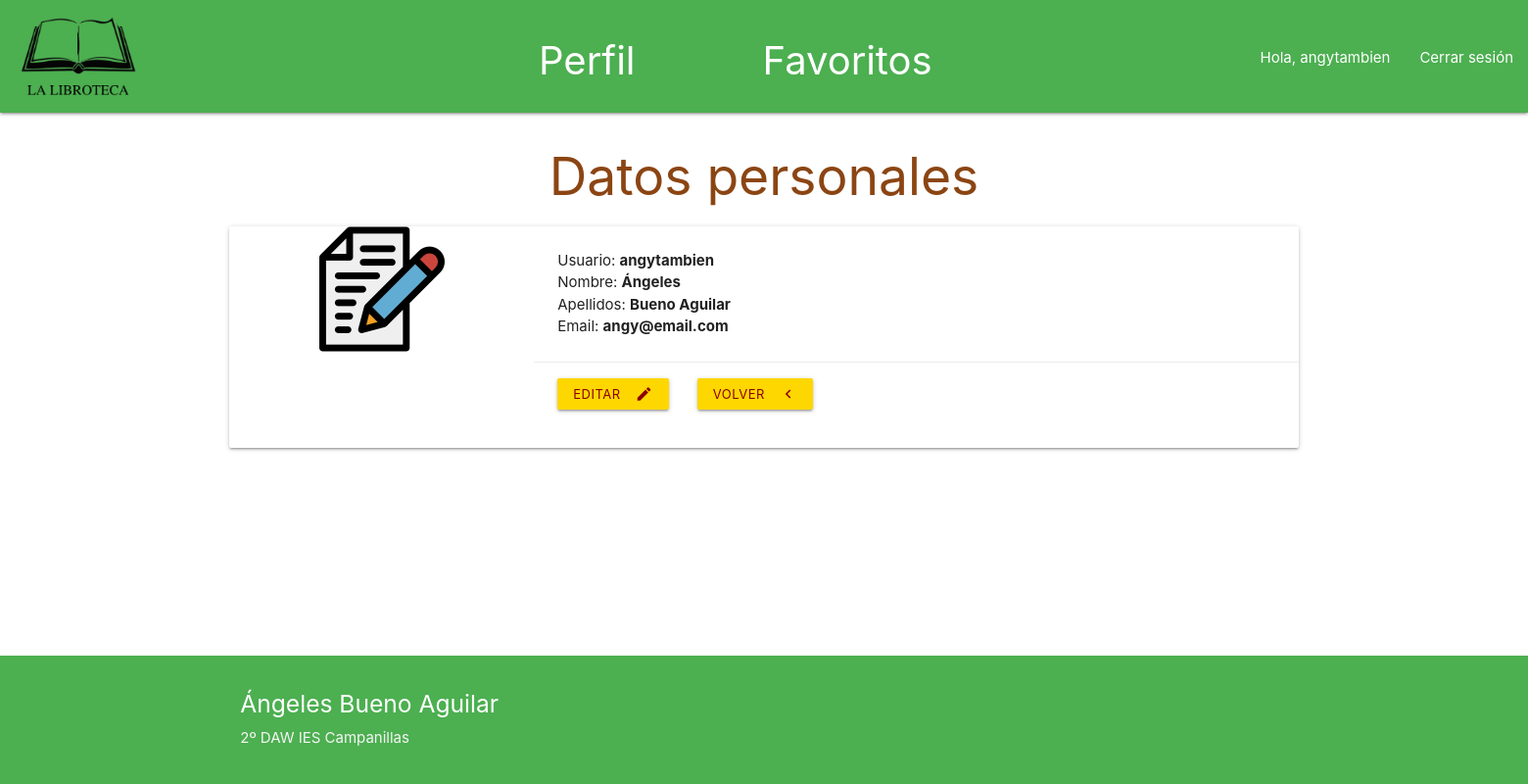
Page /perfil.php (signed in) on the committed database.
### tables this page shows
CREATE TABLE IF NOT EXISTS `usuario` (
  `idUsuario` int(11) NOT NULL AUTO_INCREMENT,
  `usuario` varchar(15) NOT NULL,
  `password` varchar(33) NOT NULL,
  `nombre` varchar(100) NOT NULL,
  `apellidos` varchar(100) NOT NULL,
  `email` varchar(100) NOT NULL,
  PRIMARY KEY (`idUsuario`)
);

### libs/Sesion.php (called while the page is built, shortened)
<?php
	require_once "Usuario.php" ;
	class Sesion {
		private $expire_time = 300;
		private $usuario          = null ;
		private static $instancia = null ;
		public function getUser():Usuario
		{
			return $this->usuario ;
		}
		public static function iniciarSesion()
		{
			if (isset($_SESSION["session"])):
				self::$instancia = unserialize($_SESSION["session"]) ;
			else:
				if (is_null(self::$instancia)):
					self::$instancia = new Sesion() ;
				endif ;
			endif ;
			return self::$instancia ;
		}
		private function isExpired()
		{
			$tme_log = $_SESSION["time"] ;
			$tme_act = time() ;
			return (($tme_act - $tme_log) > $this->expire_time) ;
		}
		private function isLogged()
		{
			return !empty($_SESSION) ;
		}
		public function checkActiveSession()
		{
			if ($this->isLogged()):
				if ($this->isExpired()):
                    header("location:http://libroteca.epizy.com/disconnect.php");
					$this->close() ;
					return false ;
				else:
					return true ;
				endif ;
			else:
				return false ;
			endif ;
		}
	}

### libs/Usuario.php (called while the page is built, shortened)
<?php
	class Usuario {
		public function __get($prop)
		{
			return $this->$prop ;
		}
	}

### perfil.php (the view, shortened to what this page needs)
<?php
require_once "libs/Sesion.php" ;
require_once "libs/Usuario.php" ;
$ses = Sesion::iniciarSesion() ;
$lnk = new mysqli("sql111.epizy.com","epiz_23053888","JnGYBbA35hYECtp","epiz_23053888_libroteca")
or	die("**Error de conexión: $lnk->connect_errno") ;
$lnk->set_charset("utf8") ;
if ($ses->checkActiveSession()):
  $usuario = $ses->getUser() ;
  $idUsuario = $usuario->idUsuario;
  $sql = $lnk->query("SELECT * FROM usuario WHERE idUsuario = '$idUsuario'");
  $usuarioArray = mysqli_fetch_assoc($sql);
  $userName = $usuarioArray["usuario"];
  $nombre = $usuarioArray["nombre"];
  $apellidos = $usuarioArray["apellidos"];
  $email = $usuarioArray["email"];
?>
  <!DOCTYPE html>
  <html lang="es">
    <head>
      <link type="text/css" rel="stylesheet" href="css/materialize.min.css" media="screen,projection" />
      <link rel="stylesheet" href="css/style.css">
    </head>
    <body class="">
        <header class="header">
          <nav class="nav-extended">
            <div class="nav-wrapper nav-propia">
              <a href="http://libroteca.epizy.com/" class="brand-logo"><img class="logo" src="css/img/logo.png" alt="logo"></a>
              <ul class="nav-pags">
                <li class="tab"><a href="perfil.php" style="margin-right: 100px">Perfil</a></li>
                <li class="tab"><a class="active" href="verFavoritos.php">Favoritos</a></li>
              </ul>
              <ul id="nav-mobile" class="right hide-on-med-and-down nav-2">
                <li class="hola-usr">Hola, <?= $userName ?></li>
                <li><a
                href="http://libroteca.epizy.com/logout.php">Cerrar sesión</a></li>
              </ul>
            </div>
          </nav>
        </header>
        <div class="container" style="flex: 1 0 auto">
          <div class="col s6 m7">
            <h2 class="header" style="text-align:center; color:saddlebrown">Datos personales</h2>
            <div class="card horizontal">
              <div class="card-image" style="width: 28.5%">
                <img src="css/img/editar.png" style="margin: 0 auto">
              </div>
              <div class="card-stacked">
                <div class="card-content">
                  <p>Usuario: <b><?= $userName ?></b></p>
                  <p>Nombre: <b><?= $nombre ?></b></p>
                  <p>Apellidos: <b><?= $apellidos ?></b></p>
                  <p>Email: <b><?= $email ?></b></p>
                </div>
                <div class="card-action">
                <a href="editarPerfil.php" class="waves-effect waves-light btn-small btn btn-fav" style="margin-right: 25px; cursor: pointer"><i class="material-icons right">edit</i>Editar</a>
                <a href="index.php" class="waves-effect waves-light btn-small btn btn-fav" style="margin-right: 25px; cursor: pointer"><i class="material-icons right">keyboard_arrow_left</i>Volver</a>
                <br/>
                <br/>
                </div>
              </div>
            </div>
          </div>
        </div>
        <footer class="page-footer footer-propio">
          <div class="container">
            <div class="row">
              <div class="col l6 s12">
                <h5 class="white-text">Ángeles Bueno Aguilar</h5>
                <p class="grey-text text-lighten-4">2º DAW IES Campanillas</p>
              </div>
            </div>
          </div>
        </footer>
      </body>
    </html>
<?php
else:
require_once("disconnect.php") ;
endif;
?>

### css/style.css (style rules this page uses)
* { margin: 0; padding: 0; }
body { display: flex; min-height: 100vh; flex-direction: column; }
.nav-propia { height: 115px!important; }
.logo { max-height: 120px!important; position: relative; left: 20px; top: -5px; }
.hola-usr { padding: 0 15px; }
.nav-extended { background-color: #4caf50!important; }
.btn { background-color: #00b241!important; }
.btn-fav { background-color: gold!important; color: darkred!important; cursor: default; }
.nav-pags { position: relative; left: 535px; top: 30px; }
.nav-pags a { font-size: 30pt; }
.nav-2 { position: relative; top: 27px; }
.footer-propio { padding-bottom: 15.4px; background-color: #4caf50!important; }

### rows in the picture
usuario: usuario "angytambien", nombre "Ángeles", apellidos "Bueno Aguilar", email "angy@email.com"
